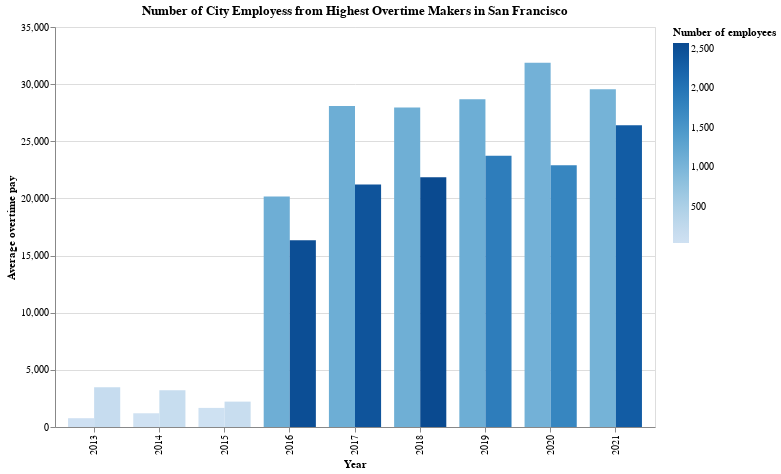

Notebook cell for this chart:
### Code cell
alt.Chart(employ_count_ot).mark_bar(color = "green").encode(
    x = alt.X("year", title = "Year"),
    xOffset = "job_family",
    y = alt.Y("overtime", title = "Average overtime pay"),
    color = alt.Color("employee_identifier", title = "Number of employees"),
    tooltip = [alt.Tooltip("job_family", title = "Job family"), 
               alt.Tooltip("year", title = "Year"), 
               alt.Tooltip("overtime", title = "Average overtime pay (in dollars)"), 
               alt.Tooltip("employee_identifier", title = "Number of employees")]
).interactive().properties(
    title = "Number of City Employess from Highest Overtime Makers in San Francisco", 
    height = 400, 
    width = 600)

### Figure 1 — Vega-Lite specification as saved in the notebook (floating-point values rounded to 4 significant figures)
{"config": {"view": {"continuousWidth": 300, "continuousHeight": 300}}, "data": {"name": "data-f24218b46fa112404215d799e9e106b1"}, "mark": {"type": "bar", "color": "green"}, "encoding": {"color": {"field": "employee_identifier", "title": "Number of employees", "type": "quantitative"}, "tooltip": [{"field": "job_family", "title": "Job family", "type": "nominal"}, {"field": "year", "title": "Year", "type": "nominal"}, {"field": "overtime", "title": "Average overtime pay (in dollars)", "type": "quantitative"}, {"field": "employee_identifier", "title": "Number of employees", "type": "quantitative"}], "x": {"field": "year", "title": "Year", "type": "nominal"}, "xOffset": {"field": "job_family", "type": "nominal"}, "y": {"field": "overtime", "title": "Average overtime pay", "type": "quantitative"}}, "height": 400, "params": [{"name": "param_1", "select": {"type": "interval", "encodings": ["x", "y"]}, "bind": "scales"}], "title": "Number of City Employess from Highest Overtime Makers in San Francisco", "width": 600, "$schema": "https://vega.github.io/schema/vega-lite/v5.6.1.json", "datasets": {"data-f24218b46fa112404215d799e9e106b1": [{"job_family": "Correction & Detention", "year": "2013", "overtime": 768.7, "employee_identifier": 65}, {"job_family": "Correction & Detention", "year": "2014", "overtime": 1201.0, "employee_identifier": 44}, {"job_family": "Correction & Detention", "year": "2015", "overtime": 1672.0, "employee_identifier": 57}, {"job_family": "Correction & Detention", "year": "2016", "overtime": 20160.0, "employee_identifier": 1114}, {"job_family": "Correction & Detention", "year": "2017", "overtime": 28080.0, "employee_identifier": 1125}, {"job_family": "Correction & Detention", "year": "2018", "overtime": 27960.0, "employee_identifier": 1108}, {"job_family": "Correction & Detention", "year": "2019", "overtime": 28680.0, "employee_identifier": 1125}, {"job_family": "Correction & Detention", "year": "2020", "overtime": 31870.0, "employee_identifier": 1063}, {"job_family": "Correction & Detention", "year": "2021", "overtime": 29550.0, "employee_identifier": 1042}, {"job_family": "Police Services", "year": "2013", "overtime": 3488.0, "employee_identifier": 183}, {"job_family": "Police Services", "year": "2014", "overtime": 3219.0, "employee_identifier": 170}, {"job_family": "Police Services", "year": "2015", "overtime": 2221.0, "employee_identifier": 154}, {"job_family": "Police Services", "year": "2016", "overtime": 16330.0, "employee_identifier": 2510}, {"job_family": "Police Services", "year": "2017", "overtime": 21220.0, "employee_identifier": 2427}, {"job_family": "Police Services", "year": "2018", "overtime": 21860.0, "employee_identifier": 2570}, {"job_family": "Police Services", "year": "2019", "overtime": 23730.0, "employee_identifier": 1863}, {"job_family": "Police Services", "year": "2020", "overtime": 22910.0, "employee_identifier": 1740}, {"job_family": "Police Services", "year": "2021", "overtime": 26400.0, "employee_identifier": 2312}]}}
